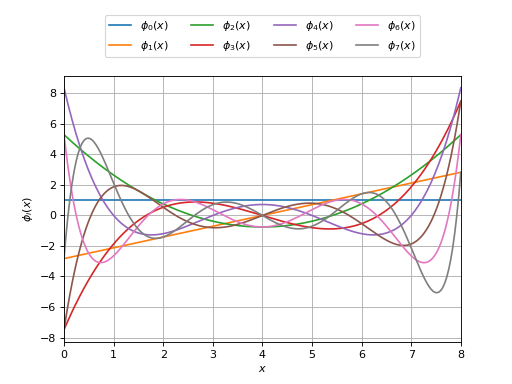

The Python source for this figure:
import openturns as ot
import numpy as np
from matplotlib import pyplot as plt
n_functions = 8
function_factory = ot.KrawtchoukFactory()
if function_factory.getClassName() == 'KrawtchoukFactory':
    function_factory = ot.KrawtchoukFactory(n_functions, .5)
functions = [function_factory.build(i) for i in range(n_functions)]
measure = function_factory.getMeasure()
if hasattr(measure, 'getA') and hasattr(measure, 'getB'):
    x_min = measure.getA()
    x_max = measure.getB()
else:
    x_min = measure.computeQuantile(1e-3)[0]
    x_max = measure.computeQuantile(1. - 1e-3)[0]
n_points = 200
meshed_support = np.linspace(x_min, x_max, n_points)
fig = plt.figure()
ax = fig.add_subplot(111)
for i in range(n_functions):
    plt.plot(meshed_support,
             [functions[i](x) for x in meshed_support], lw=1.5,
             label='$\phi_{' + str(i) + '}(x)$')
plt.xlabel('$x$')
plt.ylabel('$\phi_i(x)$')
plt.xlim(x_min, x_max)
plt.grid()
box = ax.get_position()
ax.set_position([box.x0, box.y0, box.width, box.height * 0.9])
plt.legend(loc='upper center', bbox_to_anchor=(.5, 1.25), ncol=4)
